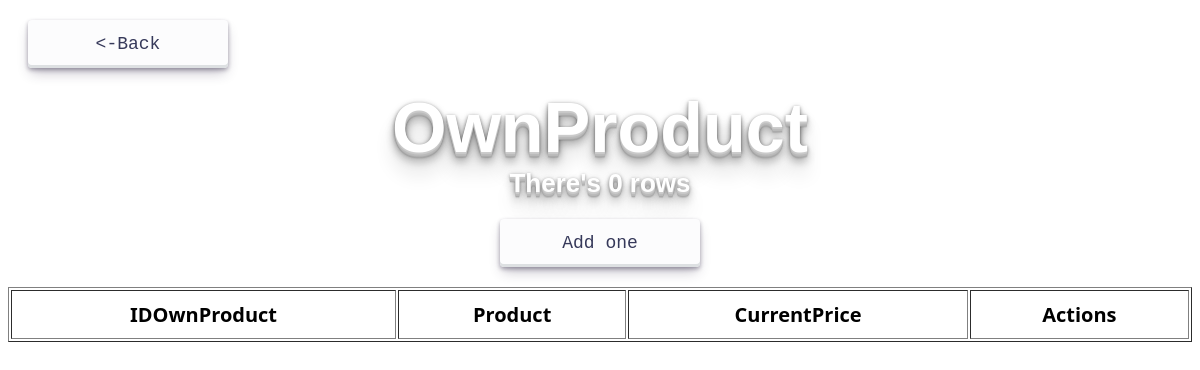
The page /OwnProduct.php on the database as committed earlier.
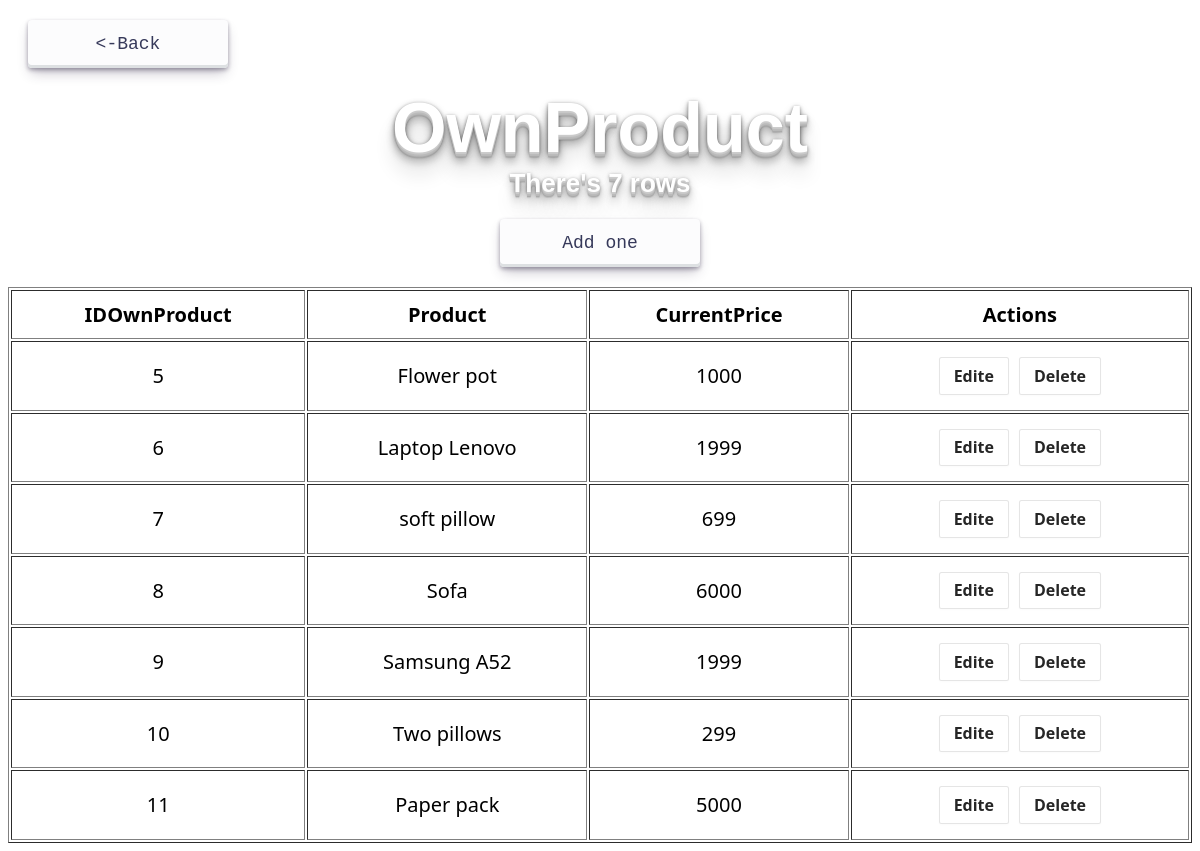
The same page on the database as committed later.
### tables this page shows
CREATE TABLE `OwnProduct` (
  `IDOwnProduct` int NOT NULL,
  `IDDeal` int NOT NULL,
  `CurrentPrice` int NOT NULL
);

CREATE TABLE `Deal` (
  `IDDeal` int NOT NULL,
  `IDClient` int NOT NULL,
  `IDProductCategory` int NOT NULL,
  `ProductDescription` varchar(255) NOT NULL,
  `TakingDate` date NOT NULL,
  `ReturningDate` date NOT NULL,
  `Pledge` int NOT NULL,
  `Comission` int NOT NULL
);

### src/OwnProduct.php (the view, shortened to what this page needs)
<?php
include 'fnc.php';
?>
<html>
    <head>
        <link href="styles.css" rel="stylesheet" type="text/css">
    </head>
    <header>
        <div style = "text-align: left; margin: 20px">
            <form action="index.php">
                <button class="button-30" role="button">
                    <-Back
                </button>
             </form>
        </div>
        <div class="hit-the-floor">
            OwnProduct
        </div>
        <div class="hit-the-floor" style = "font-size: 26px; margin-bottom: 20px">
            There's <?php echo mysqli_fetch_row(mysqli_query($db, "SELECT COUNT(*) FROM OwnProduct"))[0]?> rows
        </div>
        <div style = "text-align: center; margin-bottom: 20px">
            <form action="OwnProduct-create.php">
                <button class="button-30" role="button">
                    Add one
                </button>
            </form>
        </div>
    </header>
    <body>
        <table align="center" border="1px" cellpadding= "10px" style = "font-size: 20px">
            <tr>
                <th>
                    IDOwnProduct
                </th>
                <th>
                    Product
                </th>
                <th>
                    CurrentPrice
                </th>
                <th>
                    Actions
                </th>
            </tr>
                <?php
                    $stmt = "SELECT OwnProduct.IDOwnProduct, Deal.ProductDescription, OwnProduct.CurrentPrice FROM OwnProduct
                            JOIN Deal
                            ON Deal.IDDeal = OwnProduct.IDDeal";
                    $result = mysqli_query($db, $stmt);
                    foreach($result as $row){
                ?>
                   <tr>
                        <?php
                        foreach($row as $subrow){
                            ?>
                                <td align="center">
                                    <?php
                                    echo $subrow;
                                    ?>
                                </td>
                            <?php
                        }
                        ?>
                            <td align="center">
                                <div style = "display: flex; justify-content: center; align-items: center;">
                                <form action="OwnProduct-edite.php" method="POST" style = "margin-bottom:0px; margin:5px">
                                    <button class="button-6" role="button" name="edite" value="<?php echo $row['IDOwnProduct']?>">
                                        Edite
                                    </button>
                                </form>
                                <form action = "OwnProduct-delete.php" method = "POST" style = "margin-bottom:0px; margin:5px">
                                    <button class="button-6" role="button" name="delete" value="<?php echo $row['IDOwnProduct']?>">
                                        Delete
                                    </button>
                                </form>
                                </div>
                            </td>
                    </tr>
                <?php
                    }
                ?>
        </table>
    </body>
</html>

Rows that differ between the two databases and show on the page:
added ownproduct: IDOwnProduct "5", IDDeal.ProductDescription "Flower pot", CurrentPrice "1000"
added ownproduct: IDOwnProduct "6", IDDeal.ProductDescription "Laptop Lenovo", CurrentPrice "1999"
added ownproduct: IDOwnProduct "7", IDDeal.ProductDescription "soft pillow", CurrentPrice "699"
added ownproduct: IDOwnProduct "8", IDDeal.ProductDescription "Sofa", CurrentPrice "6000"
added ownproduct: IDOwnProduct "9", IDDeal.ProductDescription "Samsung A52", CurrentPrice "1999"
added ownproduct: IDOwnProduct "10", IDDeal.ProductDescription "Two pillows", CurrentPrice "299"
added ownproduct: IDOwnProduct "11", IDDeal.ProductDescription "Paper pack", CurrentPrice "5000"
Other text that changed with them:
text no longer shown: "0"
text now shown: "7"
